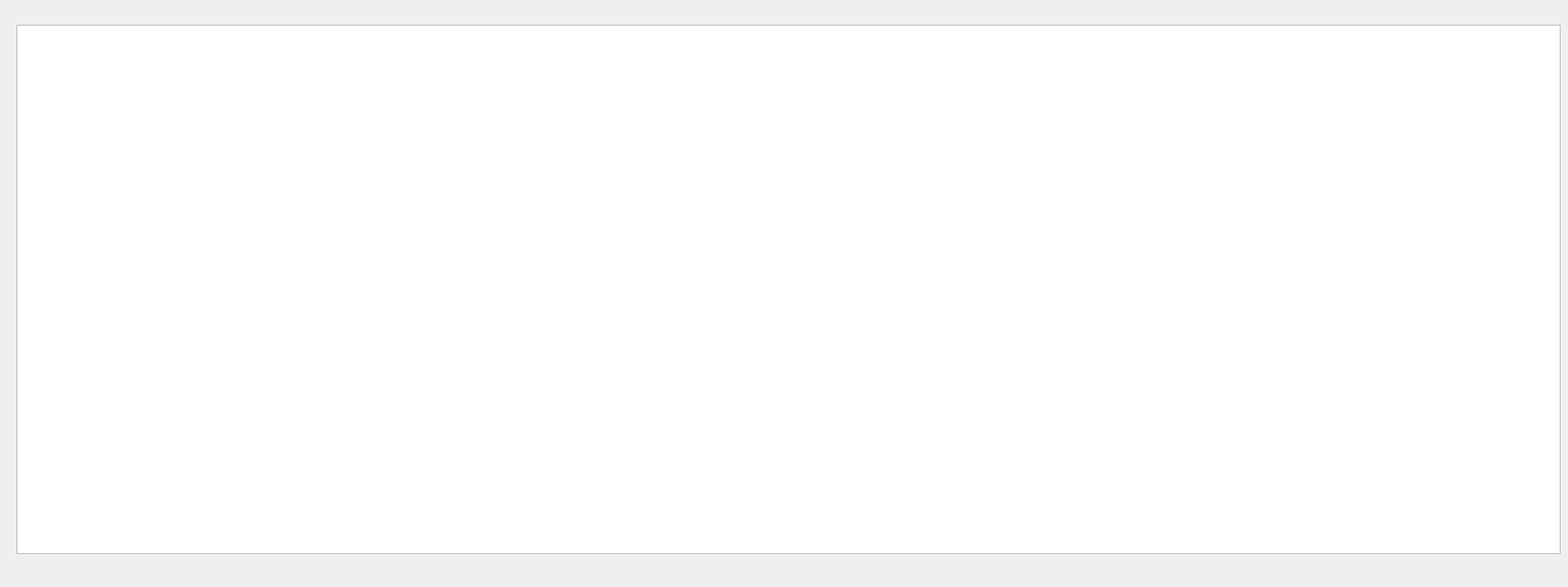
<?xml version="1.0" encoding="UTF-8"?>
<ui version="4.0">
 <class>medicalrecord</class>
 <widget class="QWidget" name="medicalrecord">
  <property name="geometry">
   <rect>
    <x>0</x>
    <y>0</y>
    <width>1900</width>
    <height>711</height>
   </rect>
  </property>
  <property name="windowTitle">
   <string>Form</string>
  </property>
  <widget class="QTableView" name="tableView">
   <property name="geometry">
    <rect>
     <x>20</x>
     <y>30</y>
     <width>1871</width>
     <height>641</height>
    </rect>
   </property>
  </widget>
 </widget>
 <resources/>
 <connections/>
</ui>
